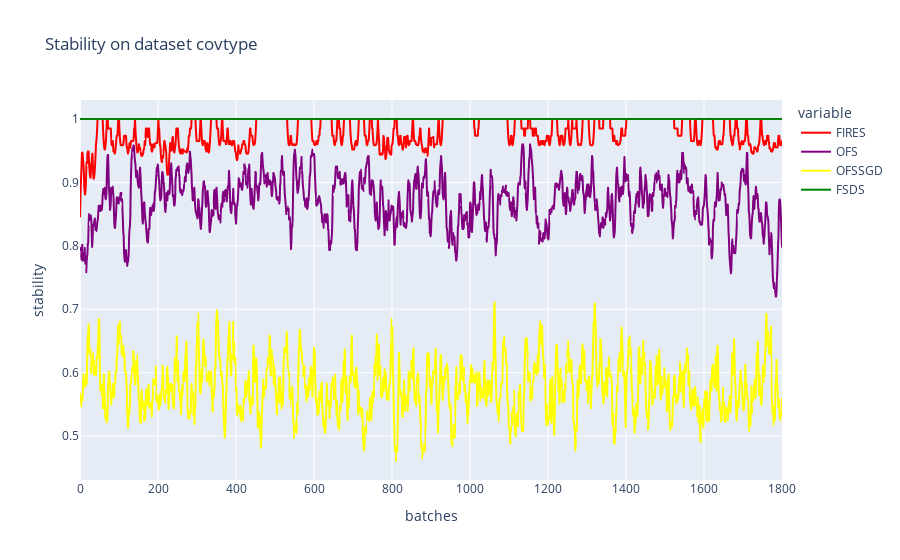

Notebook cell for this chart:
### Markdown cell above
### Plot all

### Code cell
# stability
title = "Stability on dataset {}".format(dataset_name)
col_names = ["FIRES", "OFS", "OFSSGD", "FSDS"]
d = {"FIRES":fires_cuda_stability, "OFS":ofs_stability, "OFSSGD":ofssgd_stability, "FSDS":fsds_stability} #"random":random_stability
df = pd.DataFrame(d, columns=col_names)
fig = px.line(df, y = col_names, title=title, labels={"index":"batches", "value":"stability"},color_discrete_map={'FIRES': 'red', 
                                                    'OFS': 'purple','FSDS': 'green', "OFSSGD":"yellow"})
fig.write_image("{}/stability.{}".format(folder, export_type))
fig.show()

### Figure 1 — Plotly figure (JSON) as saved in the notebook; plotly's stock layout.template omitted (floating-point values rounded to 4 significant figures; data arrays with more than 128 entries replaced by an {"elided": "..."} marker saying what was removed)
{"data": [{"hovertemplate": "variable=FIRES<br>batches=%{x}<br>stability=%{y}<extra></extra>", "legendgroup": "FIRES", "line": {"color": "red", "dash": "solid"}, "mode": "lines", "name": "FIRES", "showlegend": true, "type": "scattergl", "x": {"elided": "1801 int values"}, "xaxis": "x", "y": {"elided": "1801 float values"}, "yaxis": "y"}, {"hovertemplate": "variable=OFS<br>batches=%{x}<br>stability=%{y}<extra></extra>", "legendgroup": "OFS", "line": {"color": "purple", "dash": "solid"}, "mode": "lines", "name": "OFS", "showlegend": true, "type": "scattergl", "x": {"elided": "1801 int values"}, "xaxis": "x", "y": {"elided": "1801 float values"}, "yaxis": "y"}, {"hovertemplate": "variable=OFSSGD<br>batches=%{x}<br>stability=%{y}<extra></extra>", "legendgroup": "OFSSGD", "line": {"color": "yellow", "dash": "solid"}, "mode": "lines", "name": "OFSSGD", "showlegend": true, "type": "scattergl", "x": {"elided": "1801 int values"}, "xaxis": "x", "y": {"elided": "1801 float values"}, "yaxis": "y"}, {"hovertemplate": "variable=FSDS<br>batches=%{x}<br>stability=%{y}<extra></extra>", "legendgroup": "FSDS", "line": {"color": "green", "dash": "solid"}, "mode": "lines", "name": "FSDS", "showlegend": true, "type": "scattergl", "x": {"elided": "1801 int values"}, "xaxis": "x", "y": {"elided": "1801 float values"}, "yaxis": "y"}], "layout": {"legend": {"title": {"text": "variable"}, "tracegroupgap": 0}, "title": {"text": "Stability on dataset covtype"}, "xaxis": {"anchor": "y", "domain": [0, 1], "title": {"text": "batches"}}, "yaxis": {"anchor": "x", "domain": [0, 1], "title": {"text": "stability"}}}}
